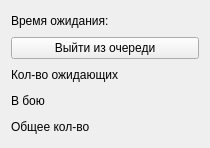
<ui version="4.0" >
 <class>WaitFormClass</class>
 <widget class="QWidget" name="WaitFormClass" >
  <property name="geometry" >
   <rect>
    <x>0</x>
    <y>0</y>
    <width>210</width>
    <height>148</height>
   </rect>
  </property>
  <property name="windowTitle" >
   <string>Form</string>
  </property>
  <layout class="QGridLayout" name="gridLayout" >
   <item row="0" column="0" >
    <widget class="QLabel" name="lTimeWait" >
     <property name="text" >
      <string>Время ожидания:</string>
     </property>
    </widget>
   </item>
   <item row="1" column="0" >
    <widget class="QPushButton" name="bExitQueue" >
     <property name="text" >
      <string>Выйти из очереди</string>
     </property>
    </widget>
   </item>
   <item row="2" column="0" >
    <widget class="QLabel" name="lCntWait" >
     <property name="text" >
      <string>Кол-во ожидающих</string>
     </property>
    </widget>
   </item>
   <item row="3" column="0" >
    <widget class="QLabel" name="lFight" >
     <property name="text" >
      <string>В бою</string>
     </property>
    </widget>
   </item>
   <item row="4" column="0" >
    <widget class="QLabel" name="lCntCommon" >
     <property name="text" >
      <string>Общее кол-во</string>
     </property>
    </widget>
   </item>
  </layout>
 </widget>
 <resources/>
 <connections/>
</ui>
